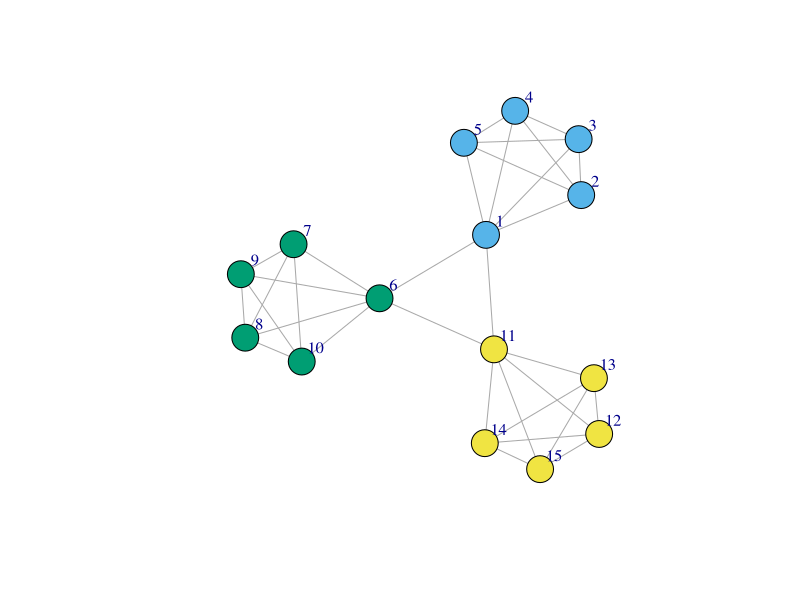

This figure's R source:
#!/usr/bin/env Rscript
# this script does what? From the drawring raphs part of the manual.
library(igraph)
# args <- commandArgs(trailingOnly = TRUE)
# numargs <- length(args)
# enumargs <- 1 # expected numargs
# if(numargs != enumargs) {
#     print("This script retrieves and processes a Gene Expression Omnibus entry")
#     print("It requires one argument, the accession serial number, eg: GSE49577")
#     warning("Stopping right here")
# }

# plotting a simple ring graph, all default parameters, except the layout
g <- make_ring(10)
g$layout <- layout_in_circle

# three rendering engines:
# plot(g)
# tkplot(g)
# rglplot(g)

# plotting a random graph, set the parameters in the command arguments
g1 <- barabasi.game(100)
# plot(g, layout=layout_with_fr, vertex.size=4, vertex.label.dist=0.5, vertex.color="red", edge.arrow.size=0.5)

# plot a random graph, different color for each component
g2 <- sample_gnp(100, 1/100)
comps <- components(g)$membership
colbar <- rainbow(max(comps)+1)
V(g)$color <- colbar[comps+1]
# plot(g, layout=layout_with_fr, vertex.size=5, vertex.label=NA)

# plot communities in a graph
g3 <- make_full_graph(5) %du% make_full_graph(5) %du% make_full_graph(5)
g33 <- add_edges(g3, c(1,6, 1,11, 6,11))
com <- cluster_spinglass(g33, spins=5)
V(g33)$color <- com$membership+1
g33 <- set_graph_attr(g33, "layout", layout_with_kk(g33))
plot(g33, vertex.label.dist=1.5)

# draw a bunch of trees, fix layout
# igraph_options(plot.layout=layout_as_tree)
# plot(make_tree(20, 2))
# plot(make_tree(50, 3), vertex.size=3, vertex.label=NA)
# tkplot(make_tree(50, 2, mode="undirected"), vertex.size=10, vertex.color="green")

